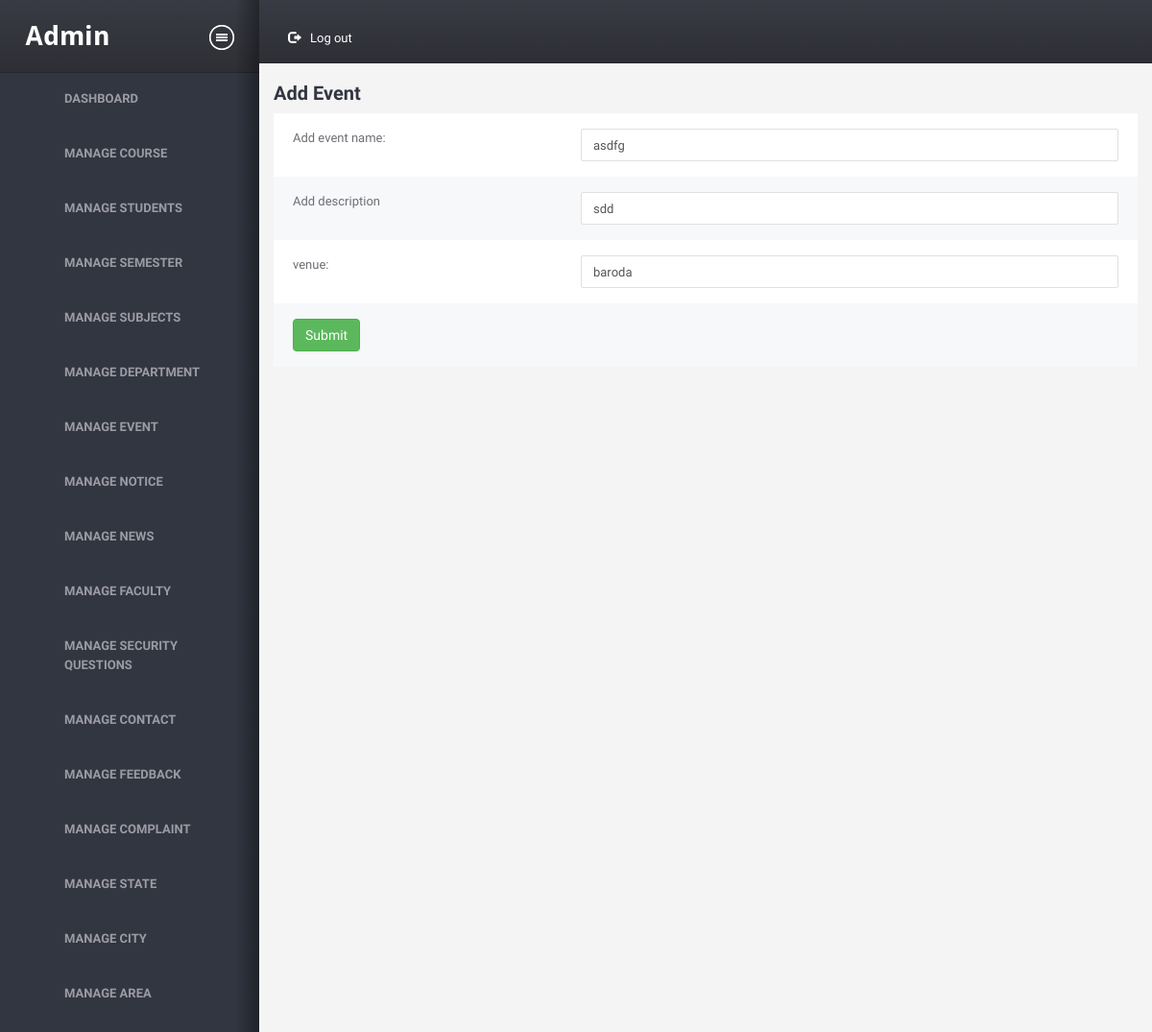
The app's page /admin/editevent.php?id=4 (signed in) with its own data.
### tables this page shows
CREATE TABLE `event` (
  `event_id` int(11) NOT NULL,
  `event_name` varchar(20) NOT NULL,
  `description` varchar(500) NOT NULL,
  `place_of_event` varchar(20) NOT NULL,
  `isactive` int(1) NOT NULL,
  `dou` datetime NOT NULL,
  `doi` datetime NOT NULL
);

### admin/editevent.php (the view, shortened to what this page needs)
<?php
require '../common/dbconnect.php';
$qry="SELECT * FROM event where event_id='".$_GET['id']."'";
$rs=mysqli_query($conn,$qry);
$row=mysqli_fetch_assoc($rs);
?>
<!DOCTYPE HTML>
<html>
<head>
<link href="assets/css/A.style.css%2bbootstrap.css%2cMcc.0ONHoLZfWm.css.pagespeed.cf.2IS1LTyY4Z.css" rel="stylesheet" media="screen"/>
</head>
<body>
<div class="wrapper">
	<div class="structure-row">
        <?php require 'sidebar.php';?>
        <div class="right-sec">
            <header>
                <nav class="topnav">
                    <ul id="nav1">
                        <li class="settings">
                        	<a href="logout.php"><i class="glyphicon glyphicon-log-out"></i>Log out</a>
                        </li>
                    </ul>
                </nav>
                <div class="clearfix"></div>
            </header>
            <div class="content-section">
                <div class="container-liquid">
                    <div class="row">
                        <header>
                                    <h2 class="heading">Add Event</h2>
                                </header>
                        <div class="table-box">
                                        <table class="table">
                                            <form action="updateeventprocess.php" method="POST">
                                            <tbody>
                                                <tr>
                                                    <td class="col-md-4">Add event name:</td>
                                                    <td class="col-md-8"><input type="text" placeholder="event name" class="form-control" name="event" value="<?php echo $row['event_name'];?>"></td>
                                                </tr>
                                                <tr>
                                                    <td class="col-md-4">Add description</td>
                                                    <td class="col-md-8"><input type="text" placeholder="description" class="form-control" name="description" value="<?php echo $row['description'];?>"></td>
                                                </tr>
                                                <tr>
                                                    <td class="col-md-4">venue:</td>
                                                    <td class="col-md-8"><input type="text" placeholder="venue" class="form-control" name="venue" value="<?php echo $row['place_of_event'];?>">
                                                    </td>
                                                </tr>
                                                    <td class="col-md-4">
                                                        <button class="btn btn-success"> Submit</button></td>
                                                    <td class="col-md-8">
                                                    </td>
                                            </tbody>
                                        </table>
                                    </div>
                </div>
            </div>
        </div>
    </div>
</div>
</body>
</html>

### records on screen
event: event "asdfg", description "sdd", venue "baroda"
